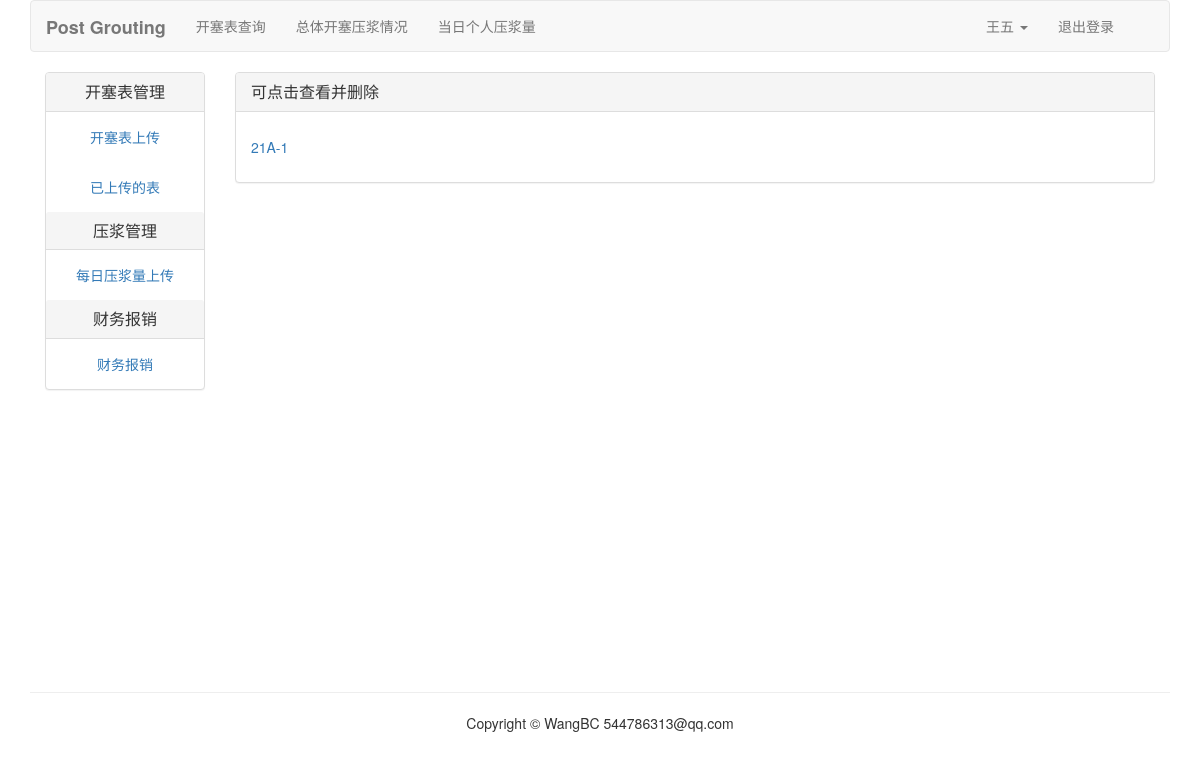
/kaisai/kaisai-list/ (signed in), run on an earlier commit of the app's database.
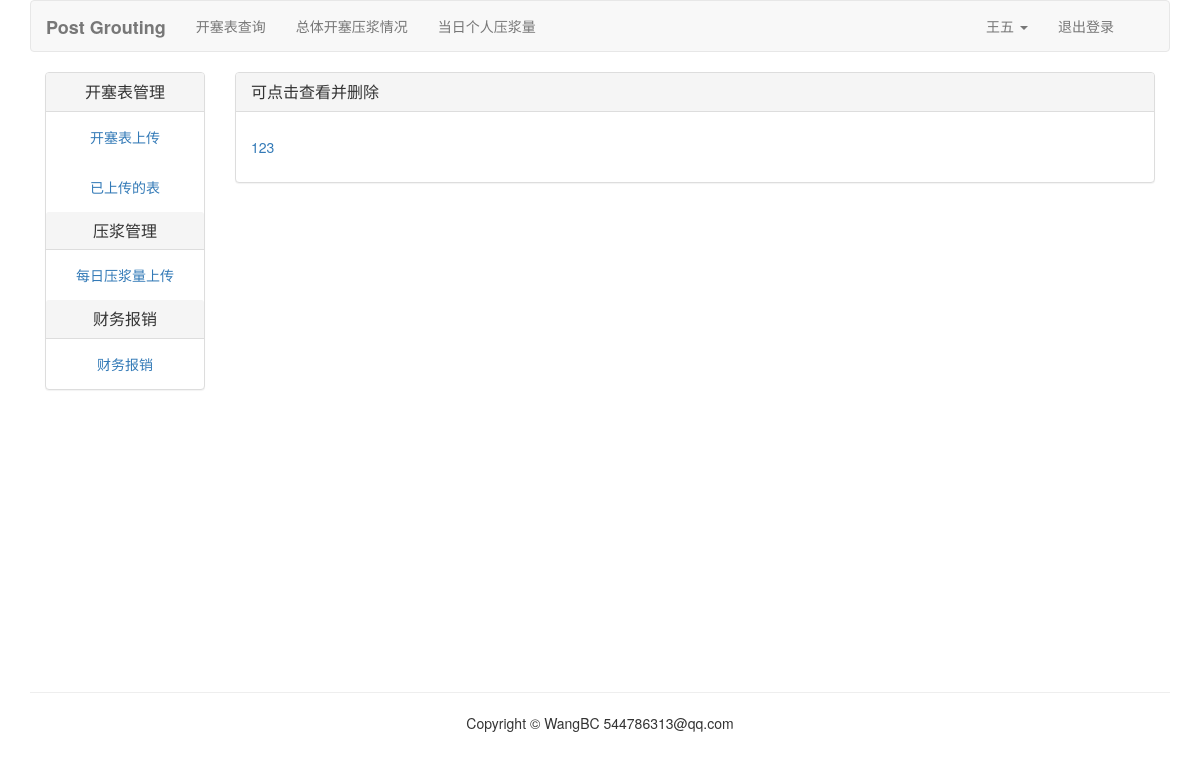
And on a later commit of the database.
### kaisai/models.py (models this page shows, shortened)
class Kaisai(models.Model):
	user = models.ForeignKey(User, related_name="kaisai", on_delete=models.CASCADE)
	name = models.CharField(max_length=20, unique=True)
	slug = models.SlugField(max_length=500, blank=True)
	created = models.DateField(auto_now_add=True)
	image = models.ImageField(upload_to=upload_kaisai_path)
	class Meta:
		ordering = ("name",)

### kaisai/views.py (the view)
# urls.py: path('kaisai-list/', views.kaisai_list, name='kaisai_list'),
@login_required(login_url='/account/login/')
def kaisai_list(request):
	images = Kaisai.objects.filter(user=request.user)
	return render(request, 'kaisai/kaisai_list.html', {"images":images})

### templates/kaisai/kaisai_list.html (shortened to what this page needs)
{% extends "kaisai/base.html" %}
{% load staticfiles %}
{% block content %}
<div class="panel panel-default">
	<div class="panel-heading">
		<h3 class="panel-title">可点击查看并删除</h3>
	</div>
	<ul class="list-inline panel-body">
		{% for image in images %}
		<li style="margin-top: 10px"><a href="{% url 'kaisai:kaisai_detail' image.slug %}">{{ image.name }}</a></li>
		{% endfor %}
	</ul>
</div>
{% endblock %}

What changed in the data, as far as the page shows it:
removed Kaisai: name "21A-1"
added Kaisai: name "123"
